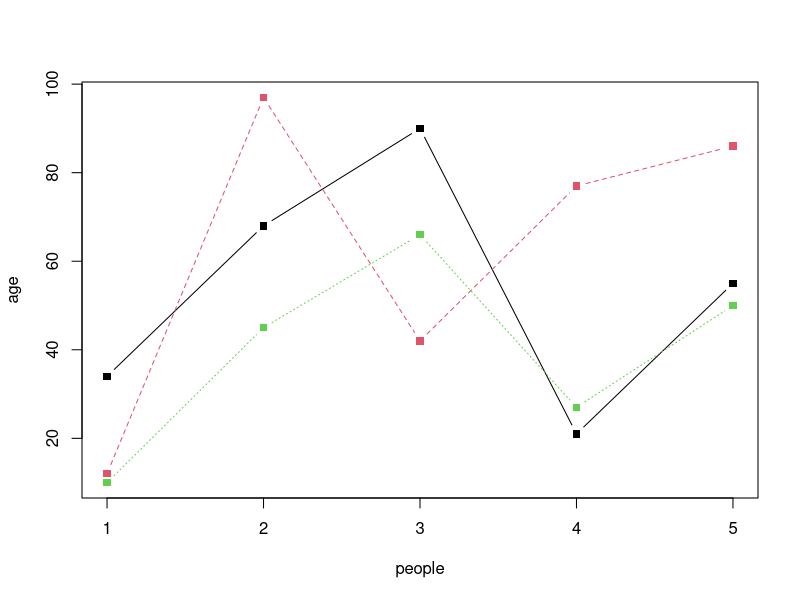

R code for this plot:
# write a program to create 3 vectors each with 5 integers
# Combine the 3 vectors to become a 3x5 matrix, each column represent a vector
# print the content of the matrix
# plot a graph and label correctly

# set the vectors
a <- c(34,68,90,21,55)
b <- c(12,97,42,77,86)
c <- c(10,45,66,27,50)

#create the matrix using cbind for columns AND print it
table <- cbind(a,b,c)
print(table)

# plot graph and label
matplot(table, type="b", pch=15:15, col=1:3, ylab="age", xlab="people")
